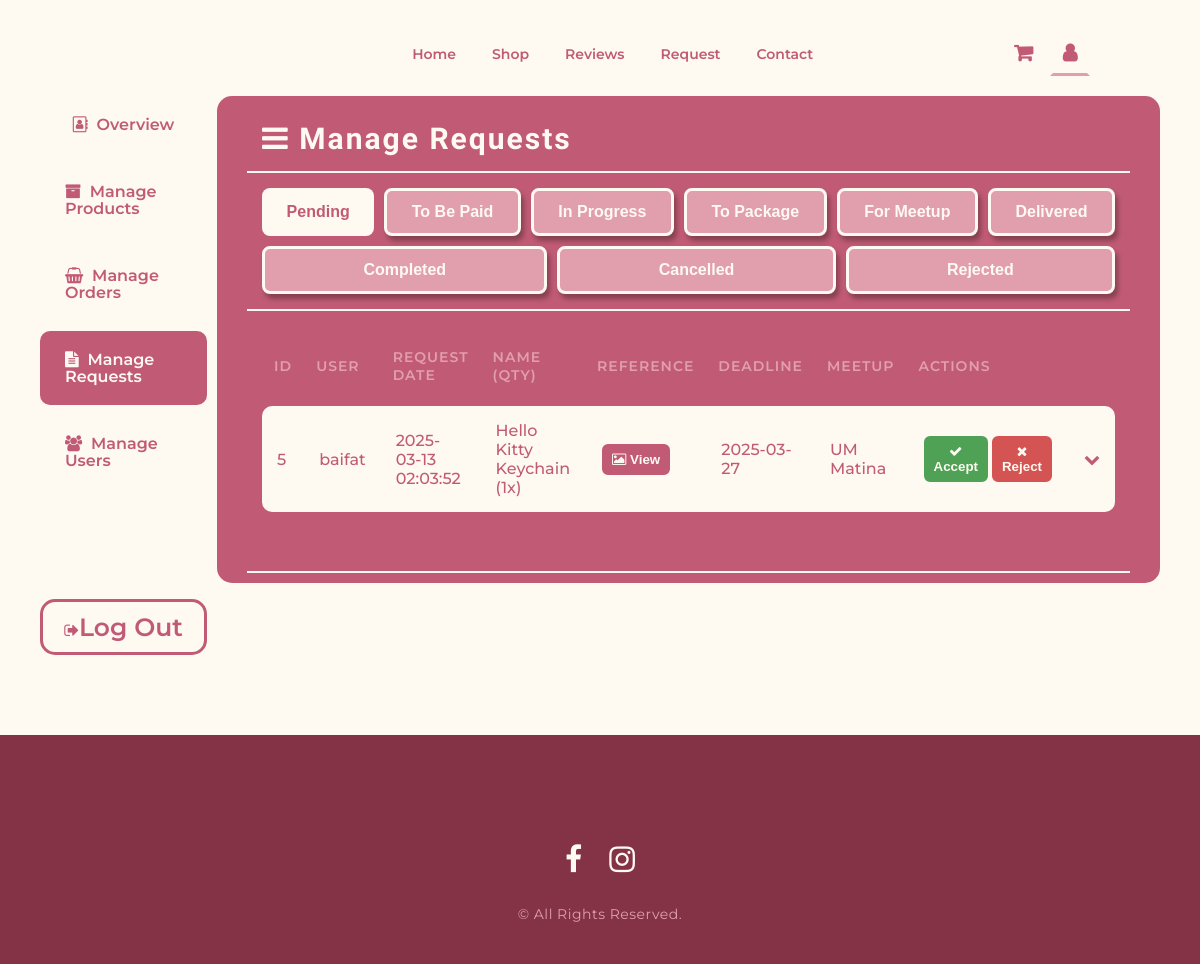
The page /admin-requests.php on the database its author committed.
### tables this page shows
CREATE TABLE `requests` (
  `RequestId` int(11) NOT NULL,
  `UserId` int(11) NOT NULL,
  `MeetupPlaceId` int(11) DEFAULT NULL,
  `RequestName` varchar(127) NOT NULL,
  `Deadline` date NOT NULL,
  `Instructions` varchar(255) NOT NULL,
  `Quantity` int(11) NOT NULL DEFAULT 1,
  `ReferenceImage` varchar(127) DEFAULT NULL,
  `RequestPrice` decimal(10,2) DEFAULT NULL,
  `RequestStatus` enum('Pending','To Pay','In Progress','To Package','For Meetup','Delivered','Completed','Rejected','Cancelled') NOT NULL DEFAULT 'Pending',
  `RequestedAt` timestamp NOT NULL DEFAULT current_timestamp(),
  `AdminMessage` varchar(255) DEFAULT NULL
);

CREATE TABLE `users` (
  `UserId` int(11) NOT NULL,
  `FirstName` varchar(127) NOT NULL,
  `LastName` varchar(127) NOT NULL,
  `Username` varchar(127) NOT NULL,
  `ProfileImage` varchar(127) DEFAULT NULL,
  `ContactNumber` varchar(127) NOT NULL,
  `Email` varchar(127) NOT NULL,
  `Password` varchar(255) NOT NULL,
  `FacebookLink` varchar(127) NOT NULL,
  `RegisteredAt` timestamp NOT NULL DEFAULT current_timestamp() ON UPDATE current_timestamp()
);

CREATE TABLE `meetup_places` (
  `PlaceId` int(11) NOT NULL,
  `PlaceName` varchar(255) DEFAULT NULL
);

### includes/db_fetchAllRequests.php (called while the page is built)
<?php
require 'db_auth.php';
function fetchRequests($status)
{
    global $conn;
    $stmt = $conn->prepare("
        SELECT r.RequestId, u.Username, r.RequestName, r.Deadline, r.Instructions, m.PlaceName,
               r.Quantity, r.ReferenceImage, r.RequestPrice, r.RequestStatus, r.RequestedAt, r.AdminMessage,
               p.PaymentMethod, p.PaymentRefNo, p.ReceiptImage
        FROM requests r
        JOIN users u ON r.UserId = u.UserId
        JOIN meetup_places m ON r.MeetupPlaceId = m.PlaceId
        LEFT JOIN request_payments p ON r.RequestId = p.RequestId
        WHERE r.RequestStatus = ?
        ORDER BY r.RequestedAt DESC
    ");
    $stmt->bind_param("s", $status);
    $stmt->execute();
    $result = $stmt->get_result();
    $requests = [];
    while ($row = $result->fetch_assoc()) {
        $requestId = $row['RequestId'];
        $row['StatusUpdatedAt'] = fetchRequestStatusTimestamp($requestId, $row['RequestStatus']);
        $row['StatusHistory'] = fetchRequestStatusHistory($requestId);
        $requests[] = $row;
    }
    return $requests;
}
function fetchRequestStatusTimestamp($requestId, $status)
{
    global $conn;
    $stmt = $conn->prepare("
        SELECT MadeAt
        FROM request_status_history
        WHERE RequestId = ? AND Status = ?
        ORDER BY MadeAt DESC
        LIMIT 1
    ");
    $stmt->bind_param("is", $requestId, $status);
    $stmt->execute();
    $result = $stmt->get_result();
    if ($row = $result->fetch_assoc()) {
        return $row['MadeAt'];
    } else {
        return "N/A";
    }
}
function fetchRequestStatusHistory($requestId)
{
    global $conn;
    $stmt = $conn->prepare("
        SELECT Status, MadeAt
        FROM request_status_history
        WHERE RequestId = ?
        ORDER BY MadeAt ASC
    ");
    $stmt->bind_param("i", $requestId);
    $stmt->execute();
    $result = $stmt->get_result();
    $statusHistory = [];
    while ($row = $result->fetch_assoc()) {
        $statusHistory[] = $row;
    }
    return $statusHistory;
}

### admin-requests.php (the view, shortened to what this page needs)
<?php
include 'includes/db_fetchAllRequests.php';
$requests = fetchRequests('Pending');
?>
<!DOCTYPE html>
<html lang="en">
<head>
  <link rel="stylesheet" href="style.css" />
  <link
    rel="stylesheet"
    href="https://cdnjs.cloudflare.com/ajax/libs/font-awesome/4.7.0/css/font-awesome.min.css" />
</head>
<body>
  <header class="nav-bar">
    <div class="logo-area">
    </div>
    <nav class="link-area">
      <ul>
        <li><a href="index.php">Home</a></li>
        <li><a href="shop.php">Shop</a></li>
        <li><a href="reviews.php">Reviews</a></li>
        <li><a href="request.php">Request</a></li>
        <li><a href="contact.php">Contact</a></li>
      </ul>
    </nav>
    <div class="link-area user-area">
      <a href="#" class="fa fa-shopping-cart">
      </a>
      <a href="#" class="fa fa-user active"></a>
    </div>
  </header>
  <div class="wrapper admin">
    <section class="section user-info">
      <div class="user-info-nav">
        <a href="admin.php" class="fa fa-address-book-o"><span>&nbsp Overview</span></a>
        <a href="admin-products.php" class="fa fa-archive"><span>&nbsp Manage Products</span></a>
        <a href="admin-orders.php" class="fa fa-shopping-basket"><span>&nbsp Manage Orders</span></a>
        <a href="admin-requests.php" class="fa fa-file-text active"><span>&nbsp Manage Requests</span></a>
        <a href="admin-users.php" class="fa fa-users"><span>&nbsp Manage Users</span></a>
        <form id="logoutForm" action="actions/db_signout.php" method="post">
          <button id="logoutButton" class="log-out" type="button">
            <i class="fa fa-sign-out"></i><span>Log Out</span>
          </button>
        </form>
      </div>
      <div class="user-info-main requests">
        <div class="user-main-area heading">
          <h3><i class="fa fa-bars">&nbsp</i>Manage Requests</h3>
        </div>
        <div class="user-main-area">
          <div class="StatusTabs">
            <a href="admin-requests.php"><button class="button-alt active">Pending</button></a>
            <a href="admin-requests-toBePaid.php"><button class="button-alt">To Be Paid</button></a>
            <a href="admin-requests-inProgress.php"><button class="button-alt">In Progress</button></a>
            <a href="admin-requests-toPackage.php"><button class="button-alt">To Package</button></a>
            <a href="admin-requests-forMeetup.php"><button class="button-alt">For Meetup</button></a>
            <a href="admin-requests-Delivered.php"><button class="button-alt">Delivered</button></a>
            <a href="admin-requests-Completed.php"><button class="button-alt">Completed</button></a>
            <a href="admin-requests-Cancelled.php"><button class="button-alt">Cancelled</button></a>
            <a href="admin-requests-Rejected.php"><button class="button-alt">Rejected</button></a>
          </div>
        </div>
        <div class="user-main-area">
          <div class="table-list user-list">
            <table>
              <?php if (!empty($requests)): ?>
                <tr class="table-header">
                  <th>ID</th>
                  <th>USER</th>
                  <th>REQUEST DATE</th>
                  <th>NAME (QTY)</th>
                  <th>REFERENCE</th>
                  <th>DEADLINE</th>
                  <th>MEETUP</th>
                  <th>ACTIONS</th>
                </tr>
                <?php foreach ($requests as $request): ?>
                  <tr>
                    <td><?= number_format($request['RequestId']) ?></td>
                    <td><?= htmlspecialchars($request['Username']) ?></td>
                    <td><?= htmlspecialchars($request['RequestedAt']) ?></td>
                    <td><?= htmlspecialchars($request['RequestName']) ?> (<?= number_format($request['Quantity']) ?>x)</td>
                    <td>
                      <?php if (!empty($request['ReferenceImage'])): ?>
                        <a href="<?= htmlspecialchars($request['ReferenceImage']) ?>" target="_blank">
                          <button class="table-button">
                            <i class="fa fa-image"></i>&nbspView
                          </button>
                        </a>
                      <?php else: ?>
                        No Image
                      <?php endif; ?>
                    </td>
                    <td><?= htmlspecialchars($request['Deadline']) ?></td>
                    <td><?= htmlspecialchars($request['PlaceName']) ?></td>
                    <td>
                      <div class="button-area">
                        <a href="admin-requestAccept.php?request_id=<?= urlencode($request['RequestId']) ?>">
                          <button type="submit" class="table-button btn-update">
                            <i class="fa fa-check"></i> Accept
                          </button>
                        </a>
                        <a href="admin-requestReject.php?request_id=<?= urlencode($request['RequestId']) ?>">
                          <button type="submit" class="table-button btn-reject">
                            <i class="fa fa-times"></i> Reject
                          </button>
                        </a>
                      </div>
                    </td>
                    <td>
                      <i class="fa fa-chevron-down toggle-down" data-request-id="<?= $request['RequestId'] ?>"></i>
                    </td>
                  </tr>
                <?php endforeach; ?>
              <?php else: ?>
                <p style="text-align: center; font-weight:600; font-size:20px;">No pending requests found.</p>
              <?php endif; ?>
            </table>
            <br>
          </div>
        </div>
      </div>
    </section>
  </div>
  <footer class="footer-bar">
    <div class="footer-content">
      <div class="social-area">
        <a href="https://www.facebook.com/profile.php?id=61557911686578" target="_blank" class="fa fa-facebook"></a>
        <a href="https://www.instagram.com/hazey.crochet/" target="_blank" class="fa fa-instagram"></a>
      </div>
      <p>© All Rights Reserved.</p>
    </div>
  </footer>
</body>
</html>

### rows shown on the page
requests: RequestId "5", UserId.Username "baifat", RequestedAt "2025-03-13 02:03:52", RequestName "Hello Kitty Keychain", Quantity "1", Deadline "2025-03-27", MeetupPlaceId.PlaceName "UM Matina"
